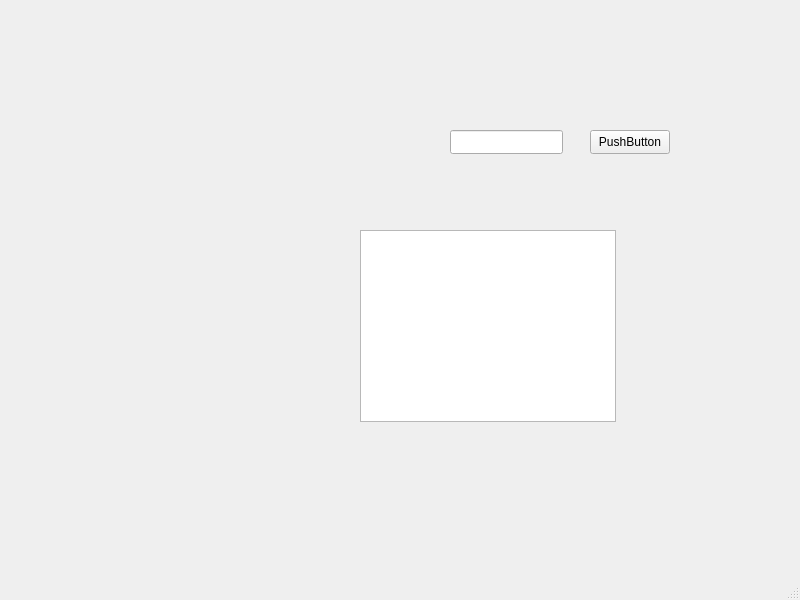
<?xml version="1.0" encoding="UTF-8"?>
<ui version="4.0">
 <class>MainWindow</class>
 <widget class="QMainWindow" name="MainWindow">
  <property name="geometry">
   <rect>
    <x>0</x>
    <y>0</y>
    <width>800</width>
    <height>600</height>
   </rect>
  </property>
  <property name="windowTitle">
   <string>MainWindow</string>
  </property>
  <widget class="QWidget" name="centralwidget">
   <widget class="QLineEdit" name="lineEdit">
    <property name="geometry">
     <rect>
      <x>450</x>
      <y>130</y>
      <width>113</width>
      <height>24</height>
     </rect>
    </property>
   </widget>
   <widget class="QPushButton" name="pushButton">
    <property name="geometry">
     <rect>
      <x>590</x>
      <y>130</y>
      <width>80</width>
      <height>24</height>
     </rect>
    </property>
    <property name="text">
     <string>PushButton</string>
    </property>
   </widget>
   <widget class="QTableWidget" name="tableWidget">
    <property name="geometry">
     <rect>
      <x>360</x>
      <y>230</y>
      <width>256</width>
      <height>192</height>
     </rect>
    </property>
   </widget>
  </widget>
  <widget class="QMenuBar" name="menubar">
   <property name="geometry">
    <rect>
     <x>0</x>
     <y>0</y>
     <width>800</width>
     <height>21</height>
    </rect>
   </property>
  </widget>
  <widget class="QStatusBar" name="statusbar"/>
 </widget>
 <resources/>
 <connections/>
</ui>
